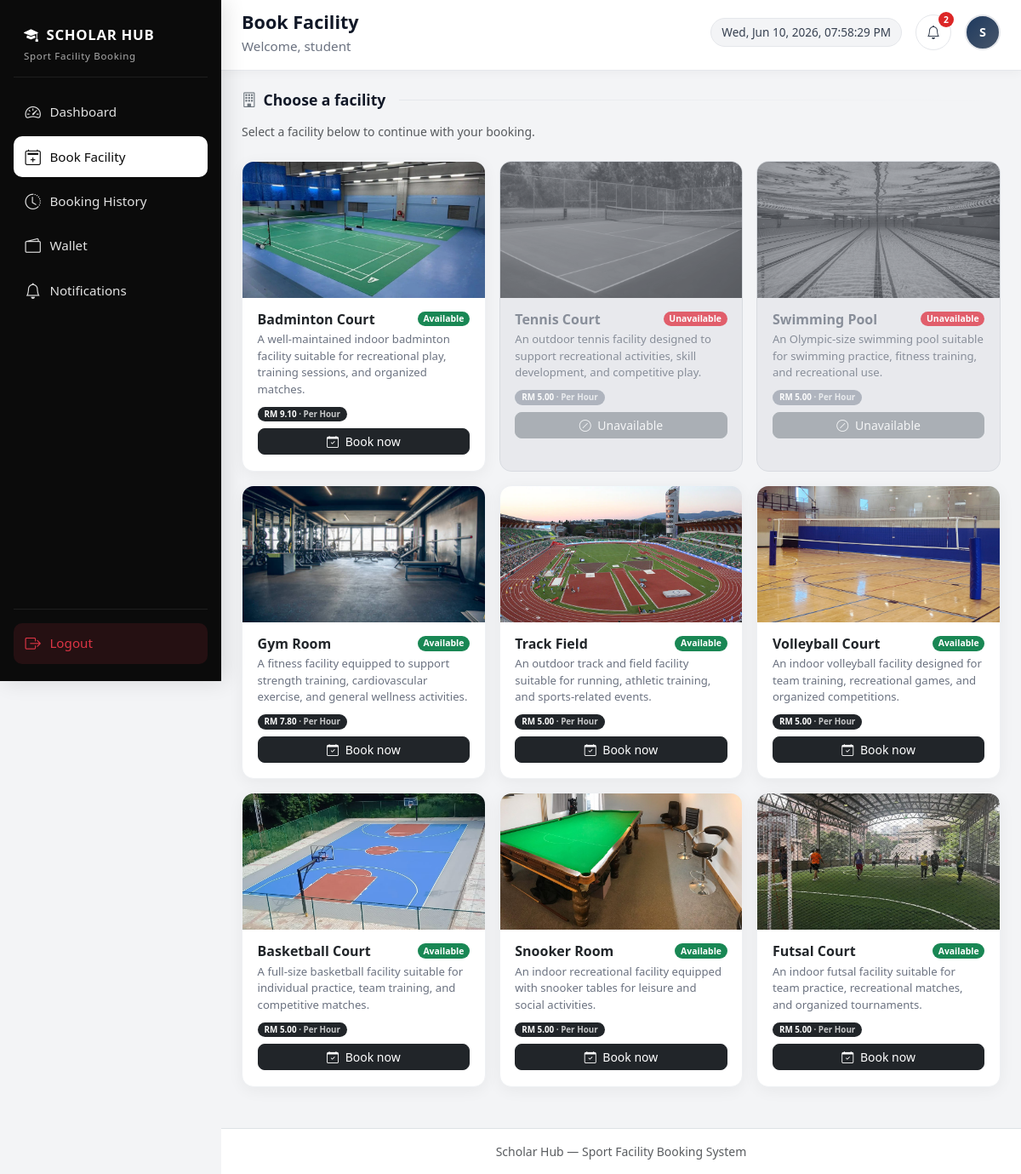
Before: /booking.php (signed in) with the older database file.
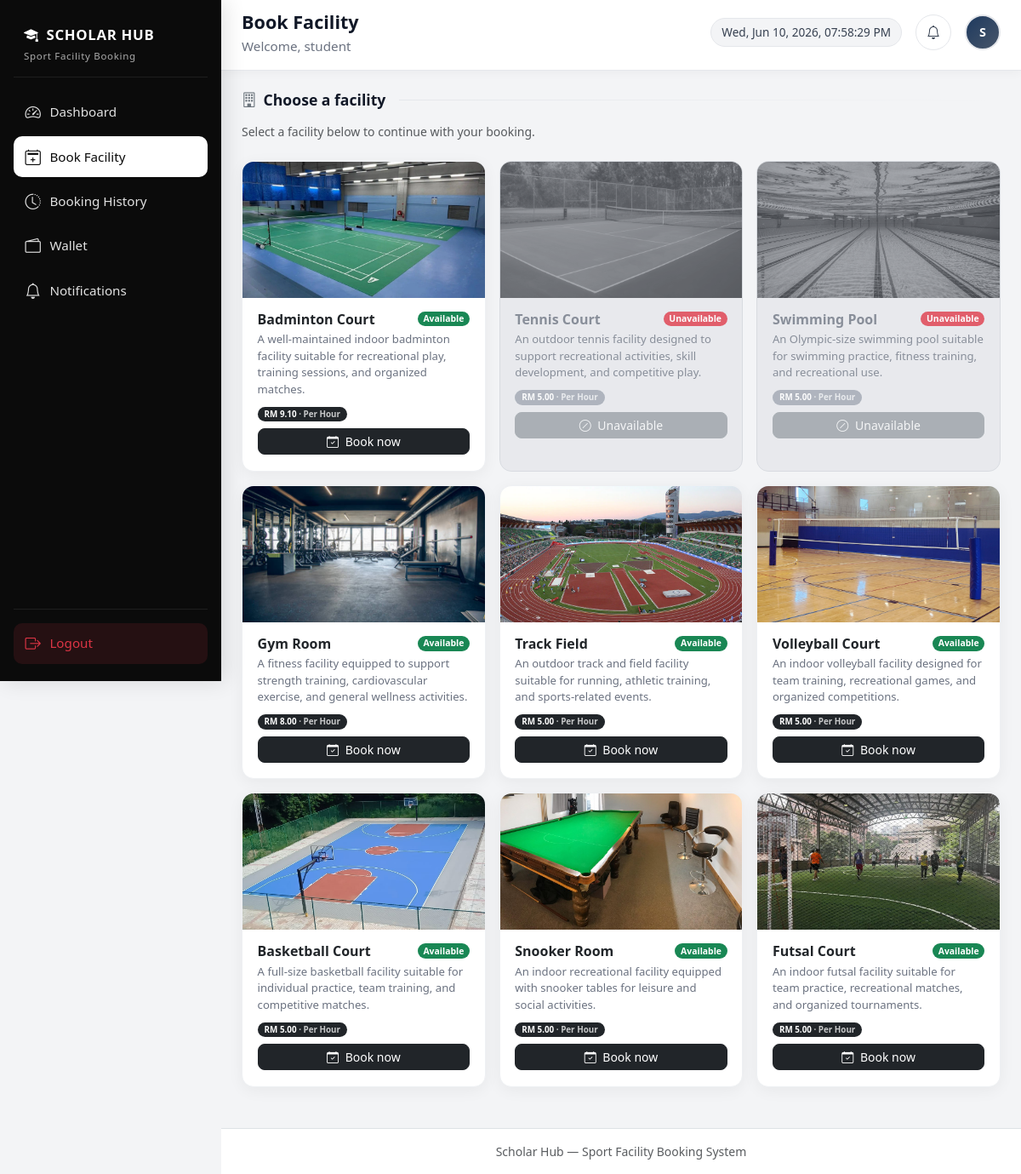
After: the same page with the newer database file.
### tables this page shows
CREATE TABLE `facilities` (
  `facility_id` int(11) NOT NULL,
  `facility_name` varchar(100) NOT NULL,
  `facility_type` varchar(50) NOT NULL,
  `description` text DEFAULT NULL,
  `image` varchar(255) DEFAULT NULL,
  `location` varchar(100) DEFAULT NULL,
  `opening_time` time DEFAULT NULL,
  `closing_time` time DEFAULT NULL,
  `status` enum('active','maintenance','closed') DEFAULT 'active',
  `created_at` timestamp NOT NULL DEFAULT current_timestamp(),
  `price_amount` decimal(10,2) NOT NULL DEFAULT 5.00,
  `price_mode` enum('hourly','entry') NOT NULL DEFAULT 'hourly',
  `rules` text DEFAULT NULL
);

### booking.php (the view, shortened to what the rows shown need)
<?php
require_once __DIR__ . '/includes/booking_helpers.php';
require_once __DIR__ . '/includes/facility_pricing.php';
$facility_param = isset($_GET['facility']) ? trim((string) $_GET['facility']) : '';
$type_param     = isset($_GET['type']) ? trim((string) $_GET['type']) : '';
$facility = booking_load_facility($conn, $facility_param, $type_param);
$facility_error = '';
if ($facility === null && ($facility_param !== '' || $type_param !== '')) {
    require_once __DIR__ . '/includes/facility_admin_helpers.php';
    $checkType = $type_param !== '' ? $type_param : null;
    if ($checkType === null && $facility_param !== '') {
        $checkType = facility_type_from_display_name($facility_param);
    }
    if ($checkType !== null) {
        $row = facility_fetch_by_type($conn, $checkType);
        if ($row && !facility_is_bookable((string) $row['status'])) {
            $facility_error = 'This facility is currently unavailable for booking.';
        } else {
            $facility_error = 'Facility not found.';
        }
    } else {
        $facility_error = 'Facility not found or is not available for booking.';
    }
} elseif ($facility === null) {
    require_once __DIR__ . '/includes/facility_admin_helpers.php';
    $facility_picker_list = facilities_fetch_student_cards($conn);
}
?>
<!DOCTYPE html>
<html lang="en">
<head>
    <link href="https://cdn.jsdelivr.net/npm/bootstrap@5.3.3/dist/css/bootstrap.min.css" rel="stylesheet">
    <link href="https://cdn.jsdelivr.net/npm/bootstrap-icons@1.11.3/font/bootstrap-icons.css" rel="stylesheet">
</head>
<body>
<div class="main-wrap" id="mainWrap">
                <?php include __DIR__ . '/includes/student_notification_bell.php'; ?>
    <main class="content-area">
        <?php if ($facility_error !== ''): ?>
            <div class="booking-card">
                <div class="alert alert-warning mb-3">
                    <i class="bi bi-exclamation-triangle me-2"></i><?php echo htmlspecialchars($facility_error, ENT_QUOTES, 'UTF-8'); ?>
                </div>
                <a href="booking.php" class="btn btn-dark rounded-pill">
                    <i class="bi bi-arrow-left me-1"></i> Choose another facility
                </a>
            </div>
        <?php elseif ($facility === null): ?>
            <h2 class="section-title"><i class="bi bi-building text-secondary"></i> Choose a facility</h2>
            <?php if (empty($facility_picker_list)): ?>
                <div class="booking-card text-center text-muted py-4">No facilities available at the moment.</div>
            <?php else: ?>
            <div class="row g-3 mb-4">
                <?php foreach ($facility_picker_list as $f): ?>
                <?php
                $can_book = !empty($f['bookable']);
                $book_href = 'booking.php?type=' . rawurlencode($f['facility_type']);
                $fp = facility_pricing_get($f['facility_type'] ?? '', $conn);
                ?>
                <div class="col-12 col-sm-6 col-lg-4">
                    <?php if ($can_book): ?>
                    <a href="<?php echo htmlspecialchars($book_href, ENT_QUOTES, 'UTF-8'); ?>" class="facility-pick-link">
                    <?php else: ?>
                    <div class="facility-pick-link facility-unavailable">
                    <?php endif; ?>
                        <div class="card-soft overflow-hidden h-100">
                            <div class="facility-img">
                                <img src="<?php echo htmlspecialchars($f['image'], ENT_QUOTES, 'UTF-8'); ?>" alt="<?php echo htmlspecialchars($f['name'], ENT_QUOTES, 'UTF-8'); ?>" loading="lazy">
                            </div>
                            <div class="facility-body">
                                <div class="d-flex justify-content-between align-items-start gap-2 mb-1">
                                    <h6 class="mb-0"><?php echo htmlspecialchars($f['name'], ENT_QUOTES, 'UTF-8'); ?></h6>
                                    <span class="badge <?php echo htmlspecialchars($f['status_class'], ENT_QUOTES, 'UTF-8'); ?> rounded-pill" style="font-size: 0.65rem;">
                                        <?php echo htmlspecialchars($f['status'], ENT_QUOTES, 'UTF-8'); ?>
                                    </span>
                                </div>
                                <p class="mb-2"><?php echo htmlspecialchars($f['desc'], ENT_QUOTES, 'UTF-8'); ?></p>
                                <?php if ($fp !== null): ?>
                                <p class="small mb-2">
                                    <span class="badge bg-dark rounded-pill px-2 py-1">
                                        <?php echo htmlspecialchars(facility_pricing_format_rm((float) $fp['amount']), ENT_QUOTES, 'UTF-8'); ?>
                                        <span class="opacity-75"> · <?php echo htmlspecialchars($fp['label'], ENT_QUOTES, 'UTF-8'); ?></span>
                                    </span>
                                </p>
                                <?php endif; ?>
                                <?php if ($can_book): ?>
                                <span class="btn btn-dark w-100 btn-sm rounded-3">
                                    <i class="bi bi-calendar-check me-1"></i> Book now
                                </span>
                                <?php else: ?>
                                <span class="btn btn-secondary w-100 btn-sm rounded-3 disabled">
                                    <i class="bi bi-slash-circle me-1"></i> Unavailable
                                </span>
                                <?php endif; ?>
                            </div>
                        </div>
                    <?php if ($can_book): ?>
                    </a>
                    <?php else: ?>
                    </div>
                    <?php endif; ?>
                </div>
                <?php endforeach; ?>
            </div>
            <?php endif; ?>
        <?php endif; ?>
    </main>
</div>
</body>
</html>

Changed rows visible on the page:
changed facilities "Gym Room": amount "RM 7.80" → "RM 8.00"
Other visible differences:
$student_notif_unread: "2" → (not shown)
